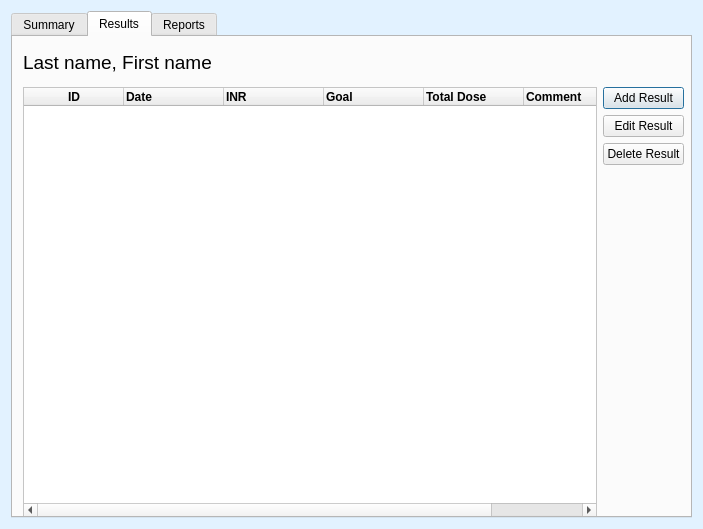
<?xml version="1.0" encoding="UTF-8"?>
<ui version="4.0">
 <class>DlgProfile</class>
 <widget class="QDialog" name="DlgProfile">
  <property name="geometry">
   <rect>
    <x>0</x>
    <y>0</y>
    <width>703</width>
    <height>529</height>
   </rect>
  </property>
  <property name="palette">
   <palette>
    <active>
     <colorrole role="Base">
      <brush brushstyle="SolidPattern">
       <color alpha="255">
        <red>255</red>
        <green>255</green>
        <blue>255</blue>
       </color>
      </brush>
     </colorrole>
     <colorrole role="Window">
      <brush brushstyle="SolidPattern">
       <color alpha="255">
        <red>226</red>
        <green>242</green>
        <blue>255</blue>
       </color>
      </brush>
     </colorrole>
    </active>
    <inactive>
     <colorrole role="Base">
      <brush brushstyle="SolidPattern">
       <color alpha="255">
        <red>255</red>
        <green>255</green>
        <blue>255</blue>
       </color>
      </brush>
     </colorrole>
     <colorrole role="Window">
      <brush brushstyle="SolidPattern">
       <color alpha="255">
        <red>226</red>
        <green>242</green>
        <blue>255</blue>
       </color>
      </brush>
     </colorrole>
    </inactive>
    <disabled>
     <colorrole role="Base">
      <brush brushstyle="SolidPattern">
       <color alpha="255">
        <red>226</red>
        <green>242</green>
        <blue>255</blue>
       </color>
      </brush>
     </colorrole>
     <colorrole role="Window">
      <brush brushstyle="SolidPattern">
       <color alpha="255">
        <red>226</red>
        <green>242</green>
        <blue>255</blue>
       </color>
      </brush>
     </colorrole>
    </disabled>
   </palette>
  </property>
  <property name="windowTitle">
   <string>Patient Profile</string>
  </property>
  <layout class="QVBoxLayout" name="verticalLayout">
   <item>
    <widget class="QTabWidget" name="tabProfile">
     <property name="palette">
      <palette>
       <active>
        <colorrole role="Base">
         <brush brushstyle="SolidPattern">
          <color alpha="255">
           <red>255</red>
           <green>255</green>
           <blue>255</blue>
          </color>
         </brush>
        </colorrole>
        <colorrole role="Window">
         <brush brushstyle="SolidPattern">
          <color alpha="255">
           <red>255</red>
           <green>255</green>
           <blue>255</blue>
          </color>
         </brush>
        </colorrole>
       </active>
       <inactive>
        <colorrole role="Base">
         <brush brushstyle="SolidPattern">
          <color alpha="255">
           <red>255</red>
           <green>255</green>
           <blue>255</blue>
          </color>
         </brush>
        </colorrole>
        <colorrole role="Window">
         <brush brushstyle="SolidPattern">
          <color alpha="255">
           <red>255</red>
           <green>255</green>
           <blue>255</blue>
          </color>
         </brush>
        </colorrole>
       </inactive>
       <disabled>
        <colorrole role="Base">
         <brush brushstyle="SolidPattern">
          <color alpha="255">
           <red>255</red>
           <green>255</green>
           <blue>255</blue>
          </color>
         </brush>
        </colorrole>
        <colorrole role="Window">
         <brush brushstyle="SolidPattern">
          <color alpha="255">
           <red>255</red>
           <green>255</green>
           <blue>255</blue>
          </color>
         </brush>
        </colorrole>
       </disabled>
      </palette>
     </property>
     <property name="tabShape">
      <enum>QTabWidget::Rounded</enum>
     </property>
     <property name="currentIndex">
      <number>1</number>
     </property>
     <widget class="QWidget" name="Summary">
      <property name="focusPolicy">
       <enum>Qt::TabFocus</enum>
      </property>
      <attribute name="title">
       <string>Summary</string>
      </attribute>
      <widget class="QWidget" name="formLayoutWidget">
       <property name="geometry">
        <rect>
         <x>10</x>
         <y>10</y>
         <width>421</width>
         <height>178</height>
        </rect>
       </property>
       <layout class="QFormLayout" name="lytSummary">
        <item row="0" column="0">
         <widget class="QLabel" name="lblFirstName">
          <property name="font">
           <font>
            <pointsize>12</pointsize>
            <weight>75</weight>
            <bold>true</bold>
           </font>
          </property>
          <property name="text">
           <string>First Name</string>
          </property>
         </widget>
        </item>
        <item row="0" column="1">
         <widget class="QLineEdit" name="ledFirstName">
          <property name="readOnly">
           <bool>true</bool>
          </property>
         </widget>
        </item>
        <item row="1" column="0">
         <widget class="QLabel" name="lblLastName">
          <property name="font">
           <font>
            <pointsize>12</pointsize>
            <weight>75</weight>
            <bold>true</bold>
           </font>
          </property>
          <property name="text">
           <string>Last Name</string>
          </property>
         </widget>
        </item>
        <item row="1" column="1">
         <widget class="QLineEdit" name="ledLastName">
          <property name="readOnly">
           <bool>true</bool>
          </property>
         </widget>
        </item>
        <item row="2" column="0">
         <widget class="QLabel" name="lblDOB">
          <property name="font">
           <font>
            <pointsize>12</pointsize>
            <weight>75</weight>
            <bold>true</bold>
           </font>
          </property>
          <property name="text">
           <string>Date of Birth</string>
          </property>
         </widget>
        </item>
        <item row="2" column="1">
         <widget class="QLineEdit" name="ledDOB">
          <property name="readOnly">
           <bool>true</bool>
          </property>
         </widget>
        </item>
        <item row="3" column="0">
         <widget class="QLabel" name="lblIndications">
          <property name="font">
           <font>
            <pointsize>12</pointsize>
            <weight>75</weight>
            <bold>true</bold>
           </font>
          </property>
          <property name="text">
           <string>Indication(s)</string>
          </property>
         </widget>
        </item>
        <item row="3" column="1">
         <widget class="QLineEdit" name="ledIndications">
          <property name="readOnly">
           <bool>true</bool>
          </property>
         </widget>
        </item>
        <item row="4" column="0">
         <widget class="QLabel" name="lblGoal">
          <property name="font">
           <font>
            <pointsize>12</pointsize>
            <weight>75</weight>
            <bold>true</bold>
           </font>
          </property>
          <property name="text">
           <string>INR Goal</string>
          </property>
         </widget>
        </item>
        <item row="4" column="1">
         <widget class="QLineEdit" name="ledGoal">
          <property name="readOnly">
           <bool>true</bool>
          </property>
         </widget>
        </item>
        <item row="5" column="0">
         <widget class="QLabel" name="lblTTR">
          <property name="font">
           <font>
            <pointsize>12</pointsize>
            <weight>75</weight>
            <bold>true</bold>
           </font>
          </property>
          <property name="text">
           <string>TTR</string>
          </property>
         </widget>
        </item>
        <item row="5" column="1">
         <widget class="QLineEdit" name="ledTTR">
          <property name="readOnly">
           <bool>true</bool>
          </property>
         </widget>
        </item>
       </layout>
      </widget>
     </widget>
     <widget class="QWidget" name="Results">
      <attribute name="title">
       <string>Results</string>
      </attribute>
      <widget class="QWidget" name="horizontalLayoutWidget">
       <property name="geometry">
        <rect>
         <x>10</x>
         <y>50</y>
         <width>661</width>
         <height>431</height>
        </rect>
       </property>
       <layout class="QHBoxLayout" name="lytResultsMain">
        <item>
         <widget class="QTableWidget" name="tblResult">
          <column>
           <property name="text">
            <string>ID</string>
           </property>
           <property name="font">
            <font>
             <weight>75</weight>
             <bold>true</bold>
            </font>
           </property>
          </column>
          <column>
           <property name="text">
            <string>Date</string>
           </property>
           <property name="font">
            <font>
             <weight>75</weight>
             <bold>true</bold>
            </font>
           </property>
           <property name="textAlignment">
            <set>AlignLeading|AlignVCenter</set>
           </property>
          </column>
          <column>
           <property name="text">
            <string>INR</string>
           </property>
           <property name="font">
            <font>
             <weight>75</weight>
             <bold>true</bold>
            </font>
           </property>
           <property name="textAlignment">
            <set>AlignLeading|AlignVCenter</set>
           </property>
          </column>
          <column>
           <property name="text">
            <string>Goal</string>
           </property>
           <property name="font">
            <font>
             <weight>75</weight>
             <bold>true</bold>
            </font>
           </property>
           <property name="textAlignment">
            <set>AlignLeading|AlignVCenter</set>
           </property>
          </column>
          <column>
           <property name="text">
            <string>Total Dose</string>
           </property>
           <property name="font">
            <font>
             <weight>75</weight>
             <bold>true</bold>
            </font>
           </property>
           <property name="textAlignment">
            <set>AlignLeading|AlignVCenter</set>
           </property>
          </column>
          <column>
           <property name="text">
            <string>Comment</string>
           </property>
           <property name="font">
            <font>
             <weight>75</weight>
             <bold>true</bold>
            </font>
           </property>
           <property name="textAlignment">
            <set>AlignLeading|AlignVCenter</set>
           </property>
          </column>
         </widget>
        </item>
        <item>
         <layout class="QVBoxLayout" name="lytResultRight">
          <item>
           <widget class="QPushButton" name="btnAdd">
            <property name="text">
             <string>Add Result</string>
            </property>
           </widget>
          </item>
          <item>
           <widget class="QPushButton" name="btnEdit">
            <property name="text">
             <string>Edit Result</string>
            </property>
            <property name="autoDefault">
             <bool>false</bool>
            </property>
           </widget>
          </item>
          <item>
           <widget class="QPushButton" name="btnDelete">
            <property name="text">
             <string>Delete Result</string>
            </property>
           </widget>
          </item>
          <item>
           <spacer name="spcVertical">
            <property name="orientation">
             <enum>Qt::Vertical</enum>
            </property>
            <property name="sizeHint" stdset="0">
             <size>
              <width>20</width>
              <height>40</height>
             </size>
            </property>
           </spacer>
          </item>
         </layout>
        </item>
       </layout>
      </widget>
      <widget class="QLabel" name="lblName">
       <property name="geometry">
        <rect>
         <x>10</x>
         <y>10</y>
         <width>661</width>
         <height>31</height>
        </rect>
       </property>
       <property name="font">
        <font>
         <pointsize>14</pointsize>
        </font>
       </property>
       <property name="text">
        <string>Last name, First name</string>
       </property>
      </widget>
     </widget>
     <widget class="QWidget" name="Reports">
      <attribute name="title">
       <string>Reports</string>
      </attribute>
     </widget>
    </widget>
   </item>
  </layout>
 </widget>
 <resources/>
 <connections/>
</ui>
